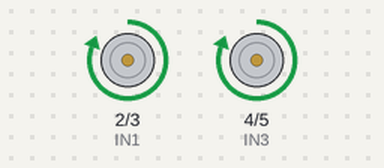
Recording of a sketch running on a simulated Arduino Uno, built with avr-gcc and run on an emulated ATmega328P. Shown: motor-driver pin pairs drawn as motors (green arrow = first pin HIGH = forward, orange = second pin HIGH = backward, longer = more drive, scaled by the enable pin).

Above: at 1.0 s.
At 2.5 s:
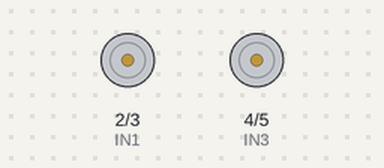
At 4.0 s:
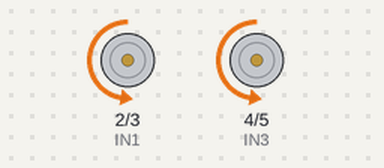
Timing chart, 0 to 7.8 s (numbered marks = the images above):
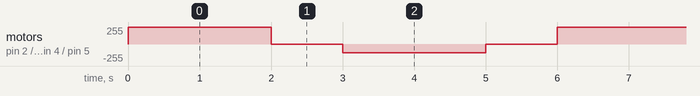

Measured:
- by itself, motor on pin 2 (IN1) / pin 3 (IN2), motor on pin 4 (IN3) / pin 5 (IN4): repeats every 6.0 s: stopped 1.0 s, backward 128/255 2.0 s, stopped 1.0 s, forward 255/255 2.0 s

The sketch:

L293_Motor.ino
```cpp
// Motor A (connected to OUT1, OUT2)
const int ENA = 9;   // Enable pin for Motor A
const int IN1 = 2;   // Control pin 1 for Motor A
const int IN2 = 3;   // Control pin 2 for Motor A

// Motor B (connected to OUT3, OUT4)
const int ENB = 10;  // Enable pin for Motor B
const int IN3 = 4;   // Control pin 1 for Motor B
const int IN4 = 5;   // Control pin 2 for Motor B

void setup() {
  // Motor A
  pinMode(ENA, OUTPUT);
  pinMode(IN1, OUTPUT);
  pinMode(IN2, OUTPUT);

  // Motor B
  pinMode(ENB, OUTPUT);
  pinMode(IN3, OUTPUT);
  pinMode(IN4, OUTPUT);
}

void loop() {
  // === Forward both motors at full speed ===
  digitalWrite(IN1, HIGH);
  digitalWrite(IN2, LOW);

  digitalWrite(IN3, HIGH);
  digitalWrite(IN4, LOW);

  analogWrite(ENA, 255); // Full speed Motor A
  analogWrite(ENB, 255); // Full speed Motor B
  delay(2000);

  // === Stop both motors ===
  analogWrite(ENA, 0);
  analogWrite(ENB, 0);
  delay(1000);

  // === Backward both motors at half speed ===
  digitalWrite(IN1, LOW);
  digitalWrite(IN2, HIGH);

  digitalWrite(IN3, LOW);
  digitalWrite(IN4, HIGH);

  analogWrite(ENA, 128); // 50% speed Motor A
  analogWrite(ENB, 128); // 50% speed Motor B
  delay(2000);

  // === Stop both motors ===
  analogWrite(ENA, 0);
  analogWrite(ENB, 0);
  delay(1000);
}
```
